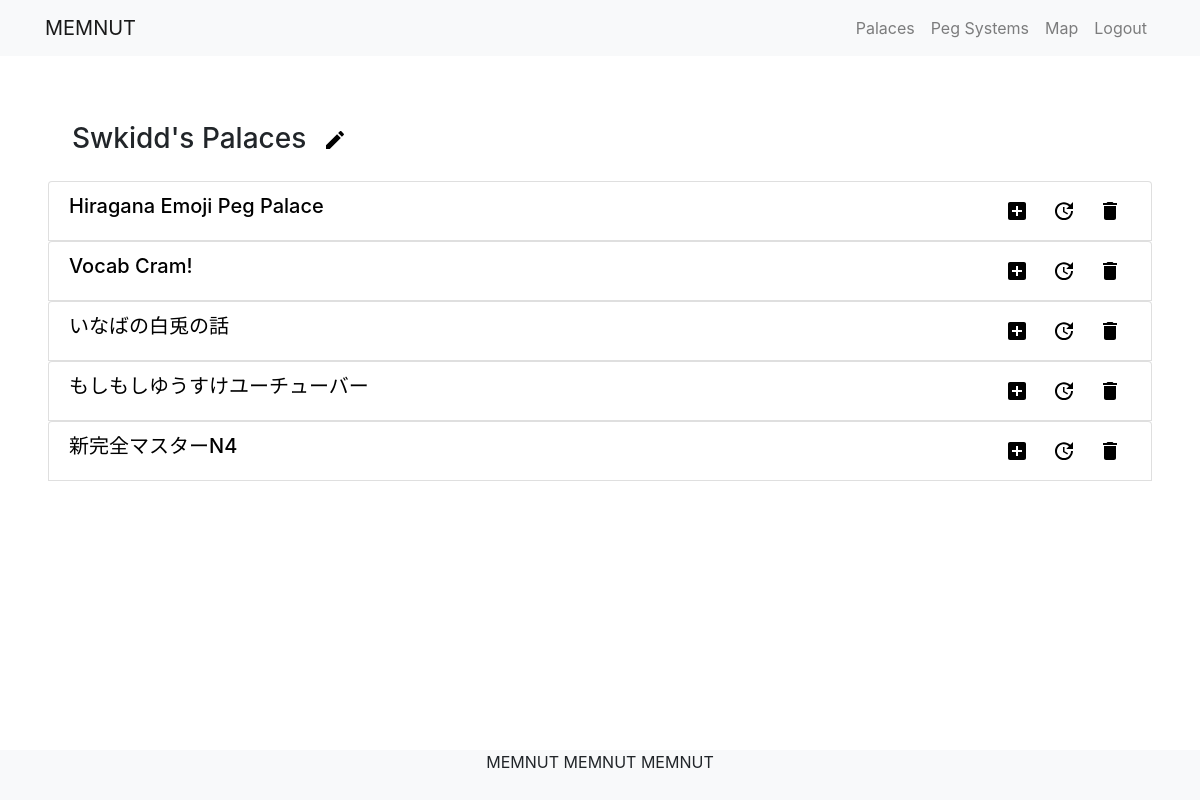
Screenshot of /user/palaces/ (signed in) with the database file from the repository.
### streetmarkers/models.py (models this page shows, shortened)
class Palace(models.Model):
    title = models.CharField(max_length=30)
    createdBy = models.ForeignKey(User, on_delete=models.PROTECT)
    def get_user_path_set(self):
        return self.path_set.filter(createdBy=self.createdBy)

### streetmarkers/views.py (the view)
# urls.py: path('user/palaces/', views.UserPalaceView.as_view(), name='user_palace'),
class UserPalaceView(LoginRequiredMixin, ListView):
    model = Palace
    template_name = 'streetmarkers/user_palace.html'
    paginate_by = 5
    def get_queryset(self):
        return Palace.objects.filter(createdBy=self.request.user).order_by('title')

### streetmarkers/models.py (called while the page is built)
    def get_user_marker_set(self):
        return self.basemarker_set.filter(path=self)

### streetmarkers/templates/streetmarkers/user_palace.html (shortened to what this page needs)
{% extends 'base_generic.html' %}
{% load static %}
{% block content %}
<div id="palaces">
  <h3 class="m-4 ">
    {{ user.username|title }}'s Palaces
    <span class="btn btn-default btn-sm">
      <a href="{% url 'streetmarkers:palace_create' %}">
        <img src="{% static 'svg/create.svg' %}">
      </a>
    </span>
  </h3>
  {% if palace_list %}
  <div>
    {% for palace in palace_list %}
    <div class="list-group">
      <button class="list-group-item d-flex justify-content-between" type="button" data-toggle="collapse"
        data-target="#paths-{{ forloop.counter0 }}" aria-expanded="false" aria-controls="paths-{{ forloop.counter0 }}">
        <h5>
          {{ palace.title }}
        </h5>
        <div>
          <span class="btn btn-default btn-sm">
            <a href="{% url 'streetmarkers:path_create' palace.pk %}">
              <img src="{% static 'svg/add.svg' %}">
            </a>
          </span>
          <span class="btn btn-default btn-sm">
            <a href="{% url 'streetmarkers:palace_update' palace.pk %}">
              <img src="{% static 'svg/update.svg' %}">
            </a>
          </span>
          <span class="btn btn-default btn-sm">
            <a href="{% url 'streetmarkers:palace_delete' palace.pk %}">
              <img src="{% static 'svg/delete.svg' %}">
            </a>
          </span>
      </button>
      {% endfor %}
    </div>
  </div>
  {% else %}
  <p>You don't have any palaces yet. Why don't you <a href="{% url 'streetmarkers:map' %}">create</a> one?</p>
  {% endif %}
</div>
{% endblock %}

### rows the page displays
Palace: title "Hiragana Emoji Peg Palace"
Palace: title "Vocab Cram!"
Palace: title "いなばの白兎の話"
Palace: title "もしもしゆうすけユーチューバー"
Palace: title "新完全マスターN4"

### other values shown
{{ user.username|title }} "Swkidd"
